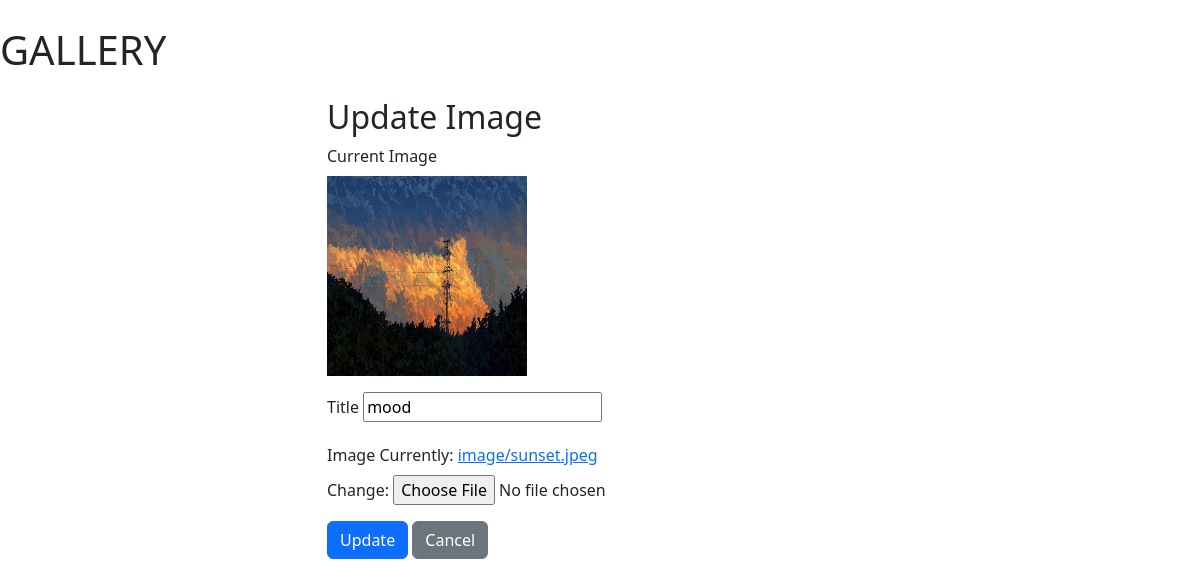
The page /updateimage/7/ on the database its author committed.
### images/models.py (models this page shows, shortened)
class Image(models.Model):
    title = models.CharField(max_length=200)
    image = models.ImageField(upload_to='image/')
    uploaded_to = models.DateTimeField(auto_now_add=True)
    update_at = models.DateTimeField(auto_now=True)

### images/views.py (the view)
# urls.py: path('updateimage/<int:pk>/', views.update_image, name='updateimage'),
def update_image(request,pk):
    image_instance=get_object_or_404(Image,pk=pk)
    form = ImageForm(instance=image_instance)
    if request.method== 'POST':
        form=ImageForm(request.POST,request.FILES,instance=image_instance)
        if form.is_valid():
            if 'image'  in request.FILES:
                pass
            form.save()
            messages.success(request,'Image updated successfully!')
            return redirect('imagelist')
    else:
        form=ImageForm(instance=image_instance)
    context = {'form': form,'image_instance':image_instance}
    return render(request,'images/update_image.html',context)

### images/forms.py
class ImageForm(forms.ModelForm):
    class Meta:
        model = Image
        fields = ['title', 'image']
    widgets = {
        'title': forms.TextInput(attrs={'class': 'form-control'}),
        'image': forms.FileInput(attrs={'class': 'form-control'}),
    }

### templates/images/update_image.html (shortened to what this page needs)
{% extends "base.html" %}
{% block content %}
<div class="row">
    <div class="col-md-6 offset-md-3">
        <h2>Update Image</h2>
        {% if image_instance.image %}
        <div class="mb-3">
            <label class="form-label">Current Image</label><br>
            <img src="{{ image_instance.image.url }}" alt="{{ image_instance.title }}" style="width:200px" height="200px">
        </div>
        {% endif %}
        <form action="{% url 'updateimage' image_instance.pk %}" method="post" enctype="multipart/form-data">
            {% for field in form %}
            <div class="mb-3">
                <label for="{{ field.id_for_label }}" class="form-label">{{ field.label }}</label>
                {{ field }}
            </div>
            {% endfor %}
            <button type="submit" class="btn btn-primary">Update</button>
            <a href="{% url 'imagelist' %}" class="btn btn-secondary">Cancel</a>
        </form>
    </div>
</div>
{% endblock %}

### rows shown on the page
Image: image (picture), form "mood"

### other values the page prints
{{ field.label }} "Title" "Image"
